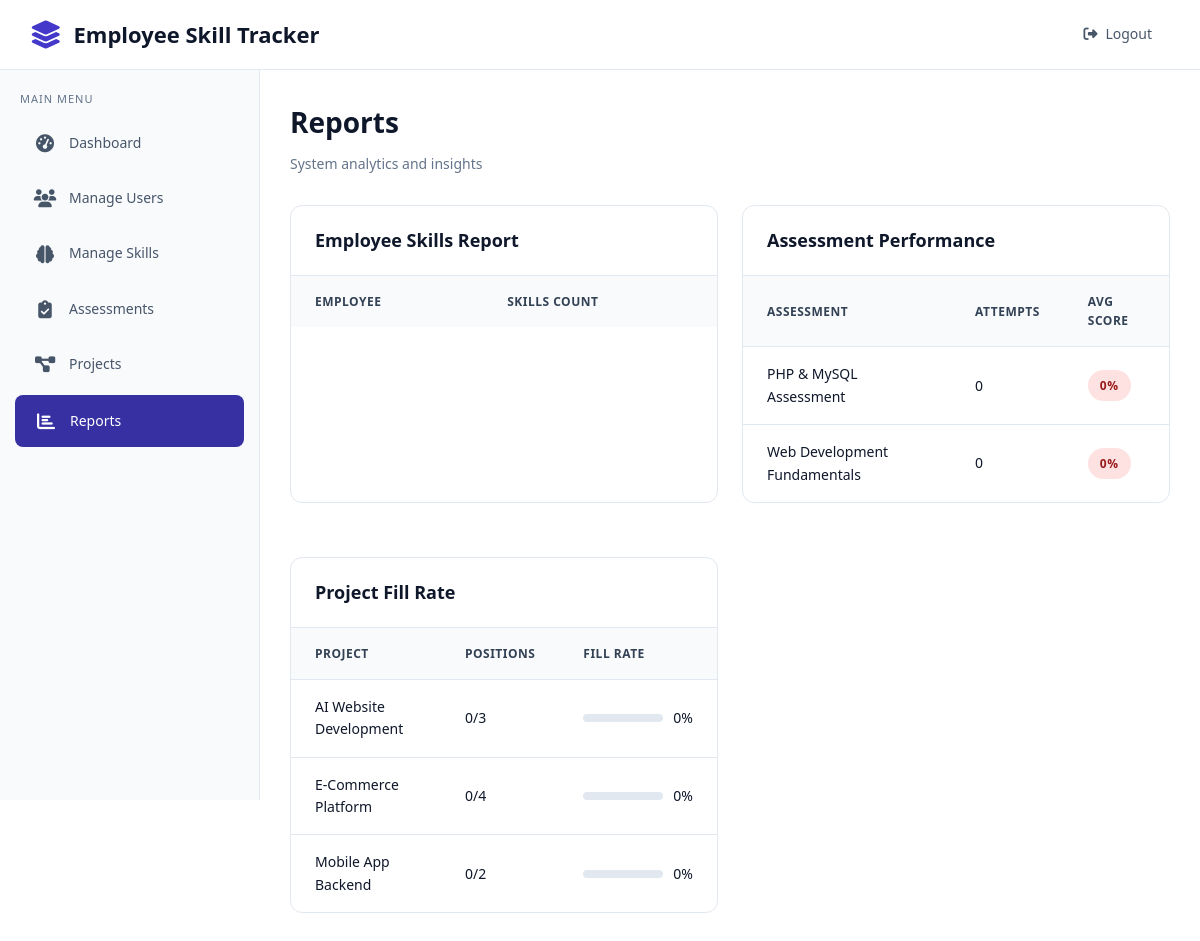
Screenshot of /admin/reports.php (signed in) with the database file from the repository.
### tables this page shows
CREATE TABLE projects (
    id INT AUTO_INCREMENT PRIMARY KEY,
    project_name VARCHAR(200) NOT NULL,
    description TEXT,
    total_positions INT NOT NULL DEFAULT 1,
    filled_positions INT NOT NULL DEFAULT 0,
    status ENUM('open', 'in_progress', 'completed', 'closed') DEFAULT 'open',
    start_date DATE,
    end_date DATE,
    created_by INT NOT NULL,
    created_at TIMESTAMP DEFAULT CURRENT_TIMESTAMP,
    updated_at TIMESTAMP DEFAULT CURRENT_TIMESTAMP ON UPDATE CURRENT_TIMESTAMP,
    FOREIGN KEY (created_by) REFERENCES users(id) ON DELETE CASCADE
);

### admin/reports.php (the view, shortened to what this page needs)
<?php
require_once '../config/database.php';
$assessment_summary = $conn->query("SELECT a.title, COUNT(r.id) as total_attempts, AVG(r.percentage) as avg_score FROM assessments a LEFT JOIN results r ON a.id = r.assessment_id GROUP BY a.id ORDER BY total_attempts DESC");
$project_fill_rate = $conn->query("SELECT p.project_name, p.total_positions, p.filled_positions, (p.filled_positions/p.total_positions)*100 as fill_rate FROM projects p ORDER BY fill_rate DESC");
?>
<!DOCTYPE html>
<html lang="en">
<head>
    <link rel="stylesheet" href="../assets/css/styles.css">
    <link rel="stylesheet" href="https://cdnjs.cloudflare.com/ajax/libs/font-awesome/6.4.0/css/all.min.css">
</head>
<body>
    <nav class="navbar">
        <a href="../index.php" class="navbar-brand">
            <i class="fas fa-layer-group"></i>
            Employee Skill Tracker
        </a>
        <ul class="navbar-nav">
            <li><a href="../auth/logout.php" class="nav-link"><i class="fas fa-sign-out-alt"></i> Logout</a></li>
        </ul>
    </nav>
    <aside class="sidebar">
        <div class="sidebar-title">Main Menu</div>
        <ul class="sidebar-menu">
            <li class="sidebar-item">
                <a href="dashboard.php" class="sidebar-link">
                    <i class="fas fa-tachometer-alt"></i>
                    Dashboard
                </a>
            </li>
            <li class="sidebar-item">
                <a href="manage_users.php" class="sidebar-link">
                    <i class="fas fa-users"></i>
                    Manage Users
                </a>
            </li>
            <li class="sidebar-item">
                <a href="manage_skills.php" class="sidebar-link">
                    <i class="fas fa-brain"></i>
                    Manage Skills
                </a>
            </li>
            <li class="sidebar-item">
                <a href="manage_assessments.php" class="sidebar-link">
                    <i class="fas fa-clipboard-check"></i>
                    Assessments
                </a>
            </li>
            <li class="sidebar-item">
                <a href="manage_projects.php" class="sidebar-link">
                    <i class="fas fa-project-diagram"></i>
                    Projects
                </a>
            </li>
            <li class="sidebar-item">
                <a href="reports.php" class="sidebar-link active">
                    <i class="fas fa-chart-bar"></i>
                    Reports
                </a>
            </li>
        </ul>
    </aside>
    <main class="main-content">
        <div class="dashboard-header">
            <h1>Reports</h1>
            <p>System analytics and insights</p>
        </div>
        <div class="dashboard-grid">
            <div class="table-container">
                <div class="table-header">
                    <h3>Employee Skills Report</h3>
                </div>
                <table class="data-table">
                    <thead>
                        <tr>
                            <th>Employee</th>
                            <th>Skills Count</th>
                        </tr>
                    </thead>
                </table>
            </div>
            <div class="table-container">
                <div class="table-header">
                    <h3>Assessment Performance</h3>
                </div>
                <table class="data-table">
                    <thead>
                        <tr>
                            <th>Assessment</th>
                            <th>Attempts</th>
                            <th>Avg Score</th>
                        </tr>
                    </thead>
                    <tbody>
                        <?php while ($row = $assessment_summary->fetch_assoc()): ?>
                        <tr>
                            <td><?php echo htmlspecialchars($row['title']); ?></td>
                            <td><?php echo $row['total_attempts']; ?></td>
                            <td>
                                <span class="badge badge-<?php echo $row['avg_score'] >= 70 ? 'success' : ($row['avg_score'] >= 50 ? 'warning' : 'danger'); ?>">
                                    <?php echo round($row['avg_score'], 2); ?>%
                                </span>
                            </td>
                        </tr>
                        <?php endwhile; ?>
                    </tbody>
                </table>
            </div>
            <div class="table-container">
                <div class="table-header">
                    <h3>Project Fill Rate</h3>
                </div>
                <table class="data-table">
                    <thead>
                        <tr>
                            <th>Project</th>
                            <th>Positions</th>
                            <th>Fill Rate</th>
                        </tr>
                    </thead>
                    <tbody>
                        <?php while ($row = $project_fill_rate->fetch_assoc()):
                            $progress = $row['total_positions'] > 0 ? ($row['filled_positions'] / $row['total_positions']) * 100 : 0;
                        ?>
                        <tr>
                            <td><?php echo htmlspecialchars($row['project_name']); ?></td>
                            <td><?php echo $row['filled_positions']; ?>/<?php echo $row['total_positions']; ?></td>
                            <td>
                                <div style="display: flex; align-items: center; gap: 10px;">
                                    <div class="progress-bar" style="width: 80px; height: 8px;">
                                    </div>
                                    <span><?php echo round($progress); ?>%</span>
                                </div>
                            </td>
                        </tr>
                        <?php endwhile; ?>
                    </tbody>
                </table>
            </div>
        </div>
    </main>
</body>
</html>

### rows the page displays
projects: project_name "AI Website Development", filled_positions "0", total_positions "3"
projects: project_name "E-Commerce Platform", filled_positions "0", total_positions "4"
projects: project_name "Mobile App Backend", filled_positions "0", total_positions "2"

### other values shown
$row['title'] "PHP & MySQL Assessment"
$row['total_attempts'] "0"
$row['avg_score'] "0"
$row['title'] "Web Development Fundamentals"
